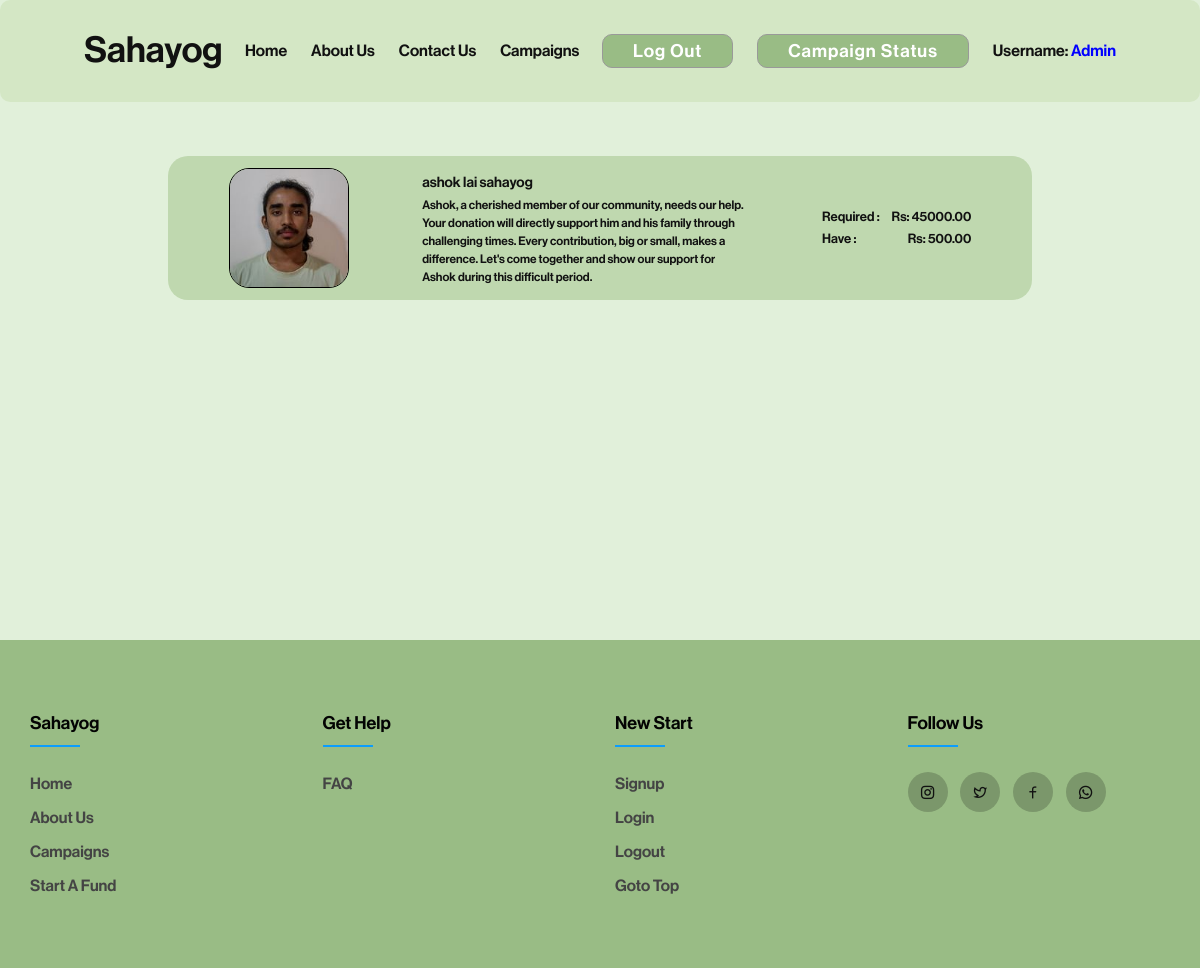
/campaign/ (signed in), run on the app's committed database.
### fundapp/models.py (models this page shows, shortened)
class AllFund(models.Model):
    user = models.ForeignKey(User, on_delete=models.CASCADE, related_name='user_campaign')
    sno = models.AutoField(primary_key=True)
    image = models.ImageField(upload_to="fundapp/images", default="upload-image")
    title = models.CharField(max_length=100)
    description = models.TextField(blank=True)
    campaignType = models.CharField(max_length=100)
    required = models.DecimalField(max_digits=19, decimal_places=10)
    have = models.DecimalField(max_digits=19, decimal_places=10, default=0)
    slug = models.CharField(max_length=130,unique=True, blank=True)
    timeStamp = models.DateField(auto_now_add=True, blank=True)

### fundapp/views.py (the view)
# urls.py: path('campaign/', views.campaign,name='causes'),
def campaign(request):
    allfund= AllFund.objects.all()[::-1]
    context = {"allfund": allfund}
    return render(request, 'campaign.html', context)

### templates/campaign.html (shortened to what this page needs)
{% extends "base.html" %}
{% block stylesheet %}
<link rel="stylesheet" href="/static/css/campaign.css">
{% endblock stylesheet %}
{% block content %}
<div id="main">
    <div id="campaign">
        <div id="each-person-container">
            {% for item in allfund %}
            <a href="/campaign/{{item.slug}}">
                <div class="each-person">
                    <div class="image">
                        <img src="{{item.image.url}}" alt="">
                    </div>
                    <div class="info">
                        <a href="/campaign/{{item.slug}}">{{item.title}}</a>
                        <p>{{item.description}}</p>
                    </div>
                    <ul>
                        <li>required :
                            <span>Rs: {{item.required|floatformat:2}}</span>
                        </li>
                        <li>have :
                            <span>Rs: {{item.have|floatformat:2}}</span>
                        </li>
                    </ul>
                </div>
            </a>
            {% endfor %}
        </div>
    </div>
</div>
{% endblock content %}

### templates/base.html (shortened to what this page needs)
<!DOCTYPE html>
<html>
<head>
    <link rel="stylesheet" href="/static/css/style.css">
    <link rel="stylesheet" href="/static/css/navbar.css">
    <link rel="stylesheet" href="/static/css/index.css">
    <link rel="stylesheet" href="/static/css/footer.css">
    {% block stylesheet %}
    {% endblock stylesheet %}
    <link href="https://cdn.jsdelivr.net/npm/remixicon@4.1.0/fonts/remixicon.css" rel="stylesheet" />
</head>
<body>
    <nav id="navbar">
        <a href="" class="page-title">Sahayog</a>
        <ul>
            <li>
                <a href="/">home</a>
            </li>
            <li>
                <a href="/about">about us</a>
            </li>
            <li>
                <a href="/contact">contact us</a>
            </li>
            <li>
                <a href="/campaign">campaigns</a>
            </li>
        </ul>
        <div>
            {% if user.is_authenticated %}
            <a href="{% url 'logout' %}">
                <button class="login-signup-button" id="signup-button">
                    Log Out
                </button>
            </a>
            <button class="login-signup-button" id="signup-button">
                <a href="/campaignstatus">Campaign Status</a>
            </button>
            <h4>username: <span class="generalspan">{{request.user}}</span></h4>
            {% endif %}
        </div>
    </nav>
    {% block content %}
    {% endblock content %}
 {% include "footer.html" %}
</body>
</html>

### static/css/style.css (style rules this page uses)
* { margin: 0; padding: 0; list-style: none; text-decoration: none; box-sizing: border-box; color: #111; font-family: saikripa; scroll-behavior: smooth; }
html, body { height: 100%; width: 100%; position: relative; background: #E1F0DA; }
img { height: 100%; width: 100%; object-fit: cover; background: lightgray; }
#main { position: relative; padding: 10vw 7vw; min-height: 80vh; transition: .3s ease-in-out; }

### static/css/navbar.css (style rules this page uses)
#navbar { background: #D4E7C5; display: flex; justify-content: space-between; align-items: center; position: relative; text-transform: capitalize; padding: 2vw 7vw; border-radius: 10px; position: fixed; width: 100%; z-index: 8; }
#navbar a.page-title { font-size: 3vw; }
#navbar ul { display: flex; justify-content: center; align-items: center; gap: 2vw; font-weight: bold; }
#navbar div { display: flex; justify-content: center; align-items: center; gap: 2vw; }
#navbar div button { padding: 5px 30px; border-radius: 10px; font-size: 18px; letter-spacing: 1px; cursor: pointer; background: #99BC85; color: white; transition: .3s linear; border: 1px solid #999; }
#navbar div button a { width: inherit; height: inherit; color: inherit; }
.generalspan { color: blue; }

### static/css/footer.css (style rules this page uses)
body { line-height: 1.5; font-family: 'Poppins', sans-serif; }
* { margin:0; padding:0; box-sizing: border-box; }
ul { list-style: none; }

### static/css/campaign.css (style rules this page uses)
#campaign { position: relative; width: 100%; }
#each-person-container { height: 100%; width: 100%; min-height: 20vh; max-height: 90vh; position: relative; display: flex; flex-direction: column; justify-content: flex-start; gap: .5vw; padding: 2vw 7vw; overflow: auto; }
#each-person-container .each-person { width: 100%; display: flex; justify-content: space-around; background: #BFD8AF; height: 12vw; align-items: center; border-radius: 20px; padding: 2vw; }
#each-person-container .each-person div:nth-child(1) { height: 10vw; width: 10vw; border: 1px solid black; border-radius: 20px; overflow: hidden; }
#each-person-container .each-person div:nth-child(2) { display: flex; flex-direction: column; gap: .2vw; font-size: 1.2vw; width: 40%; }
#each-person-container .each-person div:nth-child(2) p { font-size: 1vw; }
#each-person-container .each-person ul { display: flex; flex-direction: column; gap: .2vw; text-transform: capitalize; width: fit-content; align-items: flex-end; }
#each-person-container .each-person ul li { width: 100%; display: flex; gap: 1vw; font-size: 1.1vw; justify-content: space-between; }

### data on the page
AllFund: image (picture), title "ashok lai sahayog", description "Ashok, a cherished member of our community, needs our help. Your donation will directly support him and his family through challenging times. Every contribution, big or small, makes a difference. Let's come together and show our support for Ashok during this difficult period.", required "45000.00", have "500.00"

### other printed values
{{ request.user }} "Admin"
